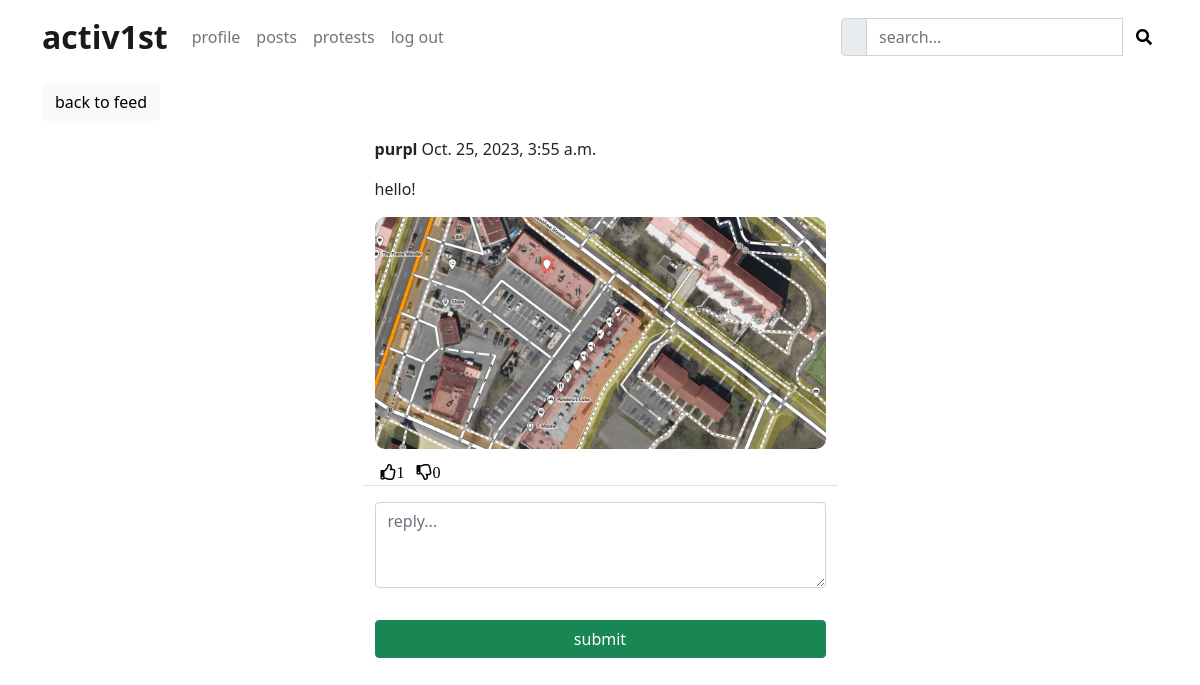
The app's page /social/post/1 (signed in) with its own data.
### social/models.py (models this page shows)
class Post(models.Model):
    body = models.TextField()
    created_on = models.DateTimeField(default=timezone.now)
    image1 = models.ImageField(upload_to='uploads/post_images', blank=True, null=True)
    image2 = models.ImageField(upload_to='uploads/post_images', blank=True, null=True)
    author = models.ForeignKey(User, on_delete=models.CASCADE)
    likes = models.ManyToManyField(User, blank=True, related_name='likes')
    dislikes = models.ManyToManyField(User, blank=True, related_name='dislikes')

### social/views.py (the view, shortened to what this page needs)
# urls.py: path('post/<int:pk>', PostDetailView.as_view(), name='post-detail'),
class PostDetailView(LoginRequiredMixin, View):
    def get(self, request, pk, *args,**kwargs):
        post = Post.objects.get(pk=pk)
        form = CommentForm()
        comments = Comment.objects.filter(post=post).order_by('-created_on')
        context = {
            'post': post,
            'form': form,
            'comments': comments,
        }
        return render(request, 'social/post_detail.html', context)

### social/forms.py
class CommentForm(forms.ModelForm):
    comment = forms.CharField(
        label='',
        widget=forms.Textarea(attrs={'rows': 3, 'placeholder': 'reply...'})
    )
    class Meta:
        model = Comment
        fields = ['comment']

### social/templates/social/post_detail.html (shortened to what this page needs)
{% extends 'landing/base.html' %}
{% load crispy_forms_tags %}
{% block content %}
<div class="container">
    <div class="row mt-5">
        <div class="col-md-5 col-sm-6">
            <a href="{% url 'post-list' %}" class="btn btn-light">back to feed</a>
        </div>
    </div>
    <div class="row justify-content-center mt-3">
        <div class="col-md-5 col-sm-12 border-bottom">
            <p><a style="text-decoration: none;" href="{% url 'profile' post.author.profile.pk %}" class="link-dark"><strong>{{ post.author }}</strong></a> {{ post.created_on }}
            </p>
            <p>{{ post.body }}</p>
              {% if post.image1 %}
              <img src={{ post.image1.url }} style="max-width: 100%; height: auto; border-radius: 10px; margin-bottom: 10px;">
              {% endif %}
              <div class="d-flex flex-row">
                <form method="post" action="{% url 'like' post.pk %}">
                    <button style="background-color: transparent; border: none; box-shadow: none;" type="submit">
                        {% if request.user in post.likes.all %}
                        <i class="far fa-thumbs-up" style="color: #5ac84c;"><span>{{ post.likes.all.count }}</span></i>
                        {% else %}
                        <i class="far fa-thumbs-up" ><span>{{ post.likes.all.count }}</span></i>
                        {% endif %}
                    </button>
                </form>
                <form method="post" action="{% url 'dislike' post.pk %}">
                    <button style="background-color: transparent; border: none; box-shadow: none;" type="submit">
                        {% if request.user in post.dislikes.all %}
                        <i class="far fa-thumbs-down" style="color: #f82a2a;"><span>{{ post.dislikes.all.count }}</span></i>
                        {% else %}
                        <i class="far fa-thumbs-down"><span>{{ post.dislikes.all.count }}</span></i>
                        {% endif %}
                    </button>
                </form>
            </div>
        </div>
    </div>
    <div class="row justify-content-center mt-3 mb-5">
        <div class="col-md-5 col-sm-12">
            <form method="POST">
                {{ form | crispy }}
                <div class="d-grid gap-2">
                    <button class="btn btn-success mt-3">submit</button>
                </div>
            </form>
        </div>
    </div>
</div>
{% endblock content %}

### static/style.css (style rules this page uses)
body { padding-top: 35px; }

### records on screen
Post: author "purpl", created_on "Oct. 25, 2023, 3:55 a.m.", body "hello!", image1 (picture), likes.all.count "1", dislikes.all.count "0"
